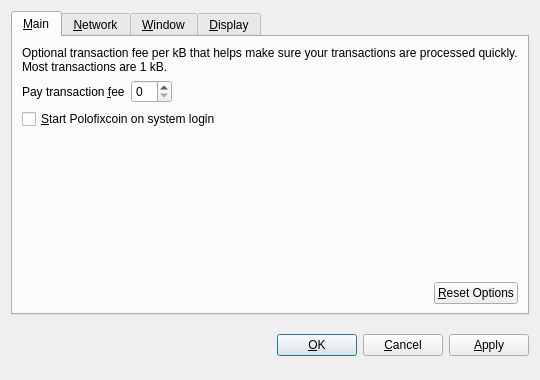
<?xml version="1.0" encoding="UTF-8"?>
<ui version="4.0">
 <class>OptionsDialog</class>
 <widget class="QDialog" name="OptionsDialog">
  <property name="geometry">
   <rect>
    <x>0</x>
    <y>0</y>
    <width>540</width>
    <height>380</height>
   </rect>
  </property>
  <property name="windowTitle">
   <string>Options</string>
  </property>
  <property name="modal">
   <bool>true</bool>
  </property>
  <layout class="QVBoxLayout" name="verticalLayout">
   <item>
    <widget class="QTabWidget" name="tabWidget">
     <property name="tabPosition">
      <enum>QTabWidget::North</enum>
     </property>
     <property name="currentIndex">
      <number>0</number>
     </property>
     <widget class="QWidget" name="tabMain">
      <attribute name="title">
       <string>&amp;Main</string>
      </attribute>
      <layout class="QVBoxLayout" name="verticalLayout_Main">
       <item>
        <widget class="QLabel" name="transactionFeeInfoLabel">
         <property name="text">
          <string>Optional transaction fee per kB that helps make sure your transactions are processed quickly. Most transactions are 1 kB.</string>
         </property>
         <property name="textFormat">
          <enum>Qt::PlainText</enum>
         </property>
         <property name="wordWrap">
          <bool>true</bool>
         </property>
        </widget>
       </item>
       <item>
        <layout class="QHBoxLayout" name="horizontalLayout_1_Main">
         <item>
          <widget class="QLabel" name="transactionFeeLabel">
           <property name="text">
            <string>Pay transaction &amp;fee</string>
           </property>
           <property name="textFormat">
            <enum>Qt::PlainText</enum>
           </property>
           <property name="buddy">
            <cstring>transactionFee</cstring>
           </property>
          </widget>
         </item>
         <item>
          <widget class="BitcoinAmountField" name="transactionFee"/>
         </item>
         <item>
          <spacer name="horizontalSpacer_1_Main">
           <property name="orientation">
            <enum>Qt::Horizontal</enum>
           </property>
           <property name="sizeHint" stdset="0">
            <size>
             <width>40</width>
             <height>20</height>
            </size>
           </property>
          </spacer>
         </item>
        </layout>
       </item>
       <item>
        <widget class="QCheckBox" name="bitcoinAtStartup">
         <property name="toolTip">
          <string>Automatically start Polofixcoin after logging in to the system.</string>
         </property>
         <property name="text">
          <string>&amp;Start Polofixcoin on system login</string>
         </property>
        </widget>
       </item>
       <item>
        <spacer name="verticalSpacer_Main">
         <property name="orientation">
          <enum>Qt::Vertical</enum>
         </property>
         <property name="sizeHint" stdset="0">
          <size>
           <width>20</width>
           <height>40</height>
          </size>
         </property>
        </spacer>
       </item>
       <item>
        <layout class="QHBoxLayout" name="horizontalLayout_2_Main">
         <item>
          <spacer name="horizontalSpacer_2_Main">
           <property name="orientation">
            <enum>Qt::Horizontal</enum>
           </property>
           <property name="sizeHint" stdset="0">
            <size>
             <width>40</width>
             <height>20</height>
            </size>
           </property>
          </spacer>
         </item>
         <item>
          <widget class="QPushButton" name="resetButton">
           <property name="toolTip">
            <string>Reset all client options to default.</string>
           </property>
           <property name="text">
            <string>&amp;Reset Options</string>
           </property>
           <property name="autoDefault">
            <bool>false</bool>
           </property>
          </widget>
         </item>
        </layout>
       </item>
      </layout>
     </widget>
     <widget class="QWidget" name="tabNetwork">
      <attribute name="title">
       <string>&amp;Network</string>
      </attribute>
      <layout class="QVBoxLayout" name="verticalLayout_Network">
       <item>
        <widget class="QCheckBox" name="mapPortUpnp">
         <property name="toolTip">
          <string>Automatically open the Polofixcoin client port on the router. This only works when your router supports UPnP and it is enabled.</string>
         </property>
         <property name="text">
          <string>Map port using &amp;UPnP</string>
         </property>
        </widget>
       </item>
       <item>
        <widget class="QCheckBox" name="connectSocks">
         <property name="toolTip">
          <string>Connect to the Polofixcoin network through a SOCKS proxy (e.g. when connecting through Tor).</string>
         </property>
         <property name="text">
          <string>&amp;Connect through SOCKS proxy:</string>
         </property>
        </widget>
       </item>
       <item>
        <layout class="QHBoxLayout" name="horizontalLayout_Network">
         <item>
          <widget class="QLabel" name="proxyIpLabel">
           <property name="text">
            <string>Proxy &amp;IP:</string>
           </property>
           <property name="textFormat">
            <enum>Qt::PlainText</enum>
           </property>
           <property name="buddy">
            <cstring>proxyIp</cstring>
           </property>
          </widget>
         </item>
         <item>
          <widget class="QValidatedLineEdit" name="proxyIp">
           <property name="maximumSize">
            <size>
             <width>140</width>
             <height>16777215</height>
            </size>
           </property>
           <property name="toolTip">
            <string>IP address of the proxy (e.g. 127.0.0.1)</string>
           </property>
          </widget>
         </item>
         <item>
          <widget class="QLabel" name="proxyPortLabel">
           <property name="text">
            <string>&amp;Port:</string>
           </property>
           <property name="textFormat">
            <enum>Qt::PlainText</enum>
           </property>
           <property name="buddy">
            <cstring>proxyPort</cstring>
           </property>
          </widget>
         </item>
         <item>
          <widget class="QLineEdit" name="proxyPort">
           <property name="maximumSize">
            <size>
             <width>55</width>
             <height>16777215</height>
            </size>
           </property>
           <property name="toolTip">
            <string>Port of the proxy (e.g. 9050)</string>
           </property>
          </widget>
         </item>
         <item>
          <widget class="QLabel" name="socksVersionLabel">
           <property name="text">
            <string>SOCKS &amp;Version:</string>
           </property>
           <property name="textFormat">
            <enum>Qt::PlainText</enum>
           </property>
           <property name="buddy">
            <cstring>socksVersion</cstring>
           </property>
          </widget>
         </item>
         <item>
          <widget class="QValueComboBox" name="socksVersion">
           <property name="toolTip">
            <string>SOCKS version of the proxy (e.g. 5)</string>
           </property>
          </widget>
         </item>
         <item>
          <spacer name="horizontalSpacer_Network">
           <property name="orientation">
            <enum>Qt::Horizontal</enum>
           </property>
           <property name="sizeHint" stdset="0">
            <size>
             <width>40</width>
             <height>20</height>
            </size>
           </property>
          </spacer>
         </item>
        </layout>
       </item>
       <item>
        <spacer name="verticalSpacer_Network">
         <property name="orientation">
          <enum>Qt::Vertical</enum>
         </property>
         <property name="sizeHint" stdset="0">
          <size>
           <width>20</width>
           <height>40</height>
          </size>
         </property>
        </spacer>
       </item>
      </layout>
     </widget>
     <widget class="QWidget" name="tabWindow">
      <attribute name="title">
       <string>&amp;Window</string>
      </attribute>
      <layout class="QVBoxLayout" name="verticalLayout_Window">
       <item>
        <widget class="QCheckBox" name="minimizeToTray">
         <property name="toolTip">
          <string>Show only a tray icon after minimizing the window.</string>
         </property>
         <property name="text">
          <string>&amp;Minimize to the tray instead of the taskbar</string>
         </property>
        </widget>
       </item>
       <item>
        <widget class="QCheckBox" name="minimizeOnClose">
         <property name="toolTip">
          <string>Minimize instead of exit the application when the window is closed. When this option is enabled, the application will be closed only after selecting Quit in the menu.</string>
         </property>
         <property name="text">
          <string>M&amp;inimize on close</string>
         </property>
        </widget>
       </item>
       <item>
        <spacer name="verticalSpacer_Window">
         <property name="orientation">
          <enum>Qt::Vertical</enum>
         </property>
         <property name="sizeHint" stdset="0">
          <size>
           <width>20</width>
           <height>40</height>
          </size>
         </property>
        </spacer>
       </item>
      </layout>
     </widget>
     <widget class="QWidget" name="tabDisplay">
      <attribute name="title">
       <string>&amp;Display</string>
      </attribute>
      <layout class="QVBoxLayout" name="verticalLayout_Display">
       <item>
        <layout class="QHBoxLayout" name="horizontalLayout_1_Display">
         <item>
          <widget class="QLabel" name="langLabel">
           <property name="text">
            <string>User Interface &amp;language:</string>
           </property>
           <property name="textFormat">
            <enum>Qt::PlainText</enum>
           </property>
           <property name="buddy">
            <cstring>lang</cstring>
           </property>
          </widget>
         </item>
         <item>
          <widget class="QValueComboBox" name="lang">
           <property name="toolTip">
            <string>The user interface language can be set here. This setting will take effect after restarting Polofixcoin.</string>
           </property>
          </widget>
         </item>
        </layout>
       </item>
       <item>
        <layout class="QHBoxLayout" name="horizontalLayout_2_Display">
         <item>
          <widget class="QLabel" name="unitLabel">
           <property name="text">
            <string>&amp;Unit to show amounts in:</string>
           </property>
           <property name="textFormat">
            <enum>Qt::PlainText</enum>
           </property>
           <property name="buddy">
            <cstring>unit</cstring>
           </property>
          </widget>
         </item>
         <item>
          <widget class="QValueComboBox" name="unit">
           <property name="toolTip">
            <string>Choose the default subdivision unit to show in the interface and when sending coins.</string>
           </property>
          </widget>
         </item>
        </layout>
       </item>
       <item>
        <widget class="QCheckBox" name="displayAddresses">
         <property name="toolTip">
          <string>Whether to show Polofixcoin addresses in the transaction list or not.</string>
         </property>
         <property name="text">
          <string>&amp;Display addresses in transaction list</string>
         </property>
        </widget>
       </item>
       <item>
        <spacer name="verticalSpacer_Display">
         <property name="orientation">
          <enum>Qt::Vertical</enum>
         </property>
         <property name="sizeHint" stdset="0">
          <size>
           <width>20</width>
           <height>40</height>
          </size>
         </property>
        </spacer>
       </item>
      </layout>
     </widget>
    </widget>
   </item>
   <item>
    <layout class="QHBoxLayout" name="horizontalLayout_Buttons">
     <item>
      <spacer name="horizontalSpacer_1">
       <property name="orientation">
        <enum>Qt::Horizontal</enum>
       </property>
       <property name="sizeHint" stdset="0">
        <size>
         <width>40</width>
         <height>48</height>
        </size>
       </property>
      </spacer>
     </item>
     <item>
      <widget class="QLabel" name="statusLabel">
       <property name="font">
        <font>
         <weight>75</weight>
         <bold>true</bold>
        </font>
       </property>
       <property name="text">
        <string/>
       </property>
       <property name="textFormat">
        <enum>Qt::PlainText</enum>
       </property>
       <property name="wordWrap">
        <bool>true</bool>
       </property>
      </widget>
     </item>
     <item>
      <spacer name="horizontalSpacer_2">
       <property name="orientation">
        <enum>Qt::Horizontal</enum>
       </property>
       <property name="sizeHint" stdset="0">
        <size>
         <width>40</width>
         <height>48</height>
        </size>
       </property>
      </spacer>
     </item>
     <item>
      <widget class="QPushButton" name="okButton">
       <property name="text">
        <string>&amp;OK</string>
       </property>
      </widget>
     </item>
     <item>
      <widget class="QPushButton" name="cancelButton">
       <property name="text">
        <string>&amp;Cancel</string>
       </property>
       <property name="autoDefault">
        <bool>false</bool>
       </property>
      </widget>
     </item>
     <item>
      <widget class="QPushButton" name="applyButton">
       <property name="text">
        <string>&amp;Apply</string>
       </property>
       <property name="autoDefault">
        <bool>false</bool>
       </property>
      </widget>
     </item>
    </layout>
   </item>
  </layout>
 </widget>
 <customwidgets>
  <customwidget>
   <class>BitcoinAmountField</class>
   <extends>QSpinBox</extends>
   <header>bitcoinamountfield.h</header>
  </customwidget>
  <customwidget>
   <class>QValueComboBox</class>
   <extends>QComboBox</extends>
   <header>qvaluecombobox.h</header>
  </customwidget>
  <customwidget>
   <class>QValidatedLineEdit</class>
   <extends>QLineEdit</extends>
   <header>qvalidatedlineedit.h</header>
  </customwidget>
 </customwidgets>
 <resources/>
 <connections/>
</ui>
